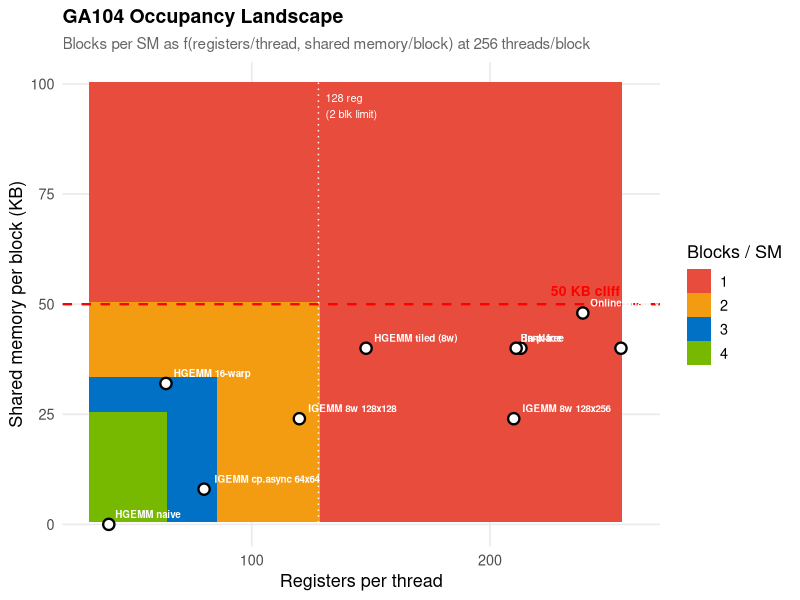
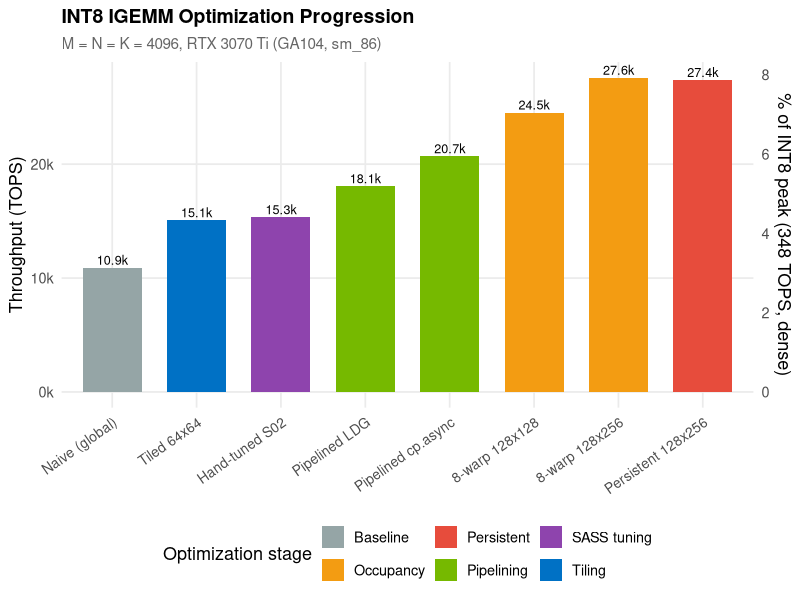
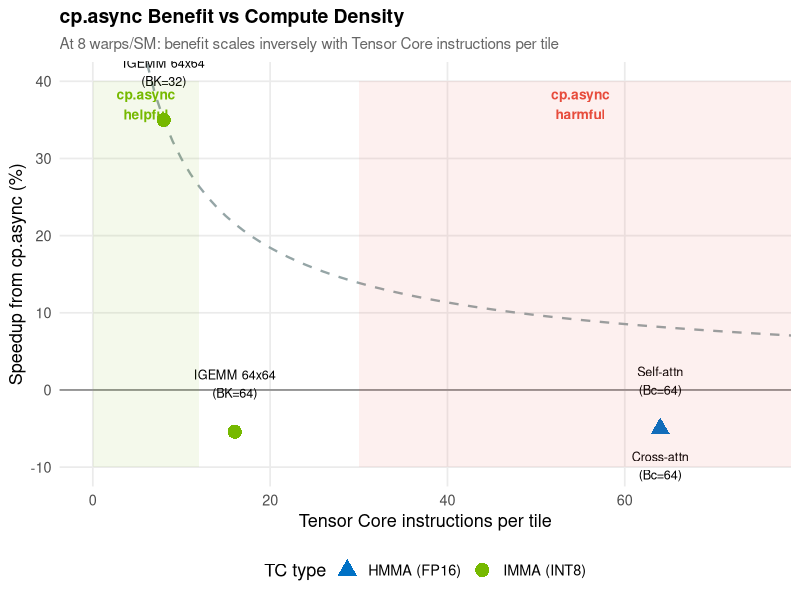
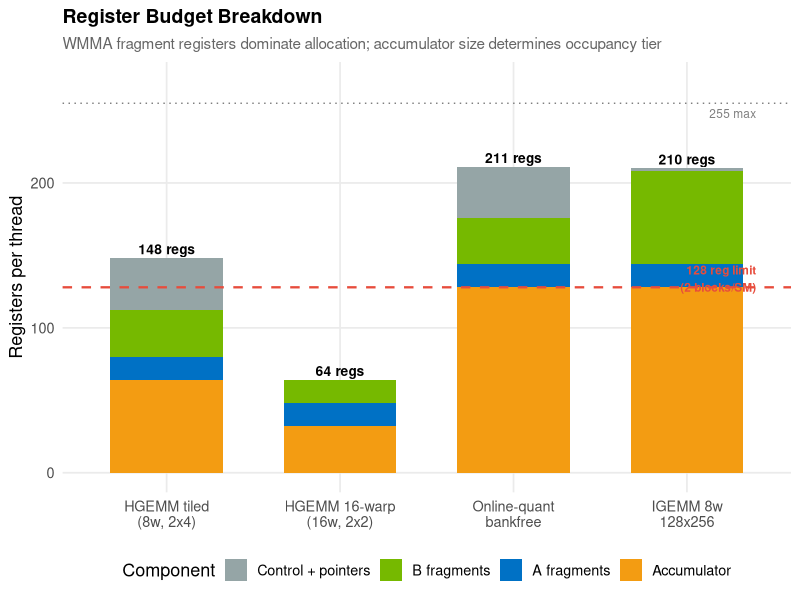
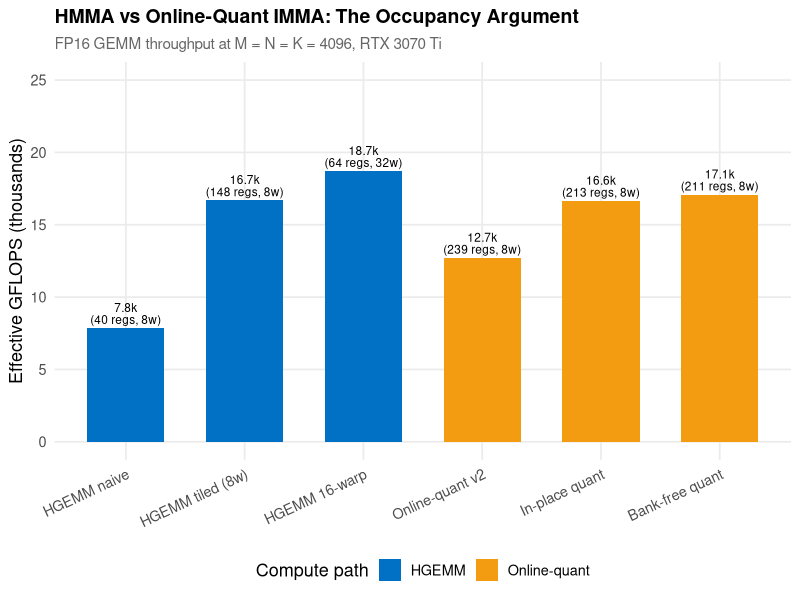
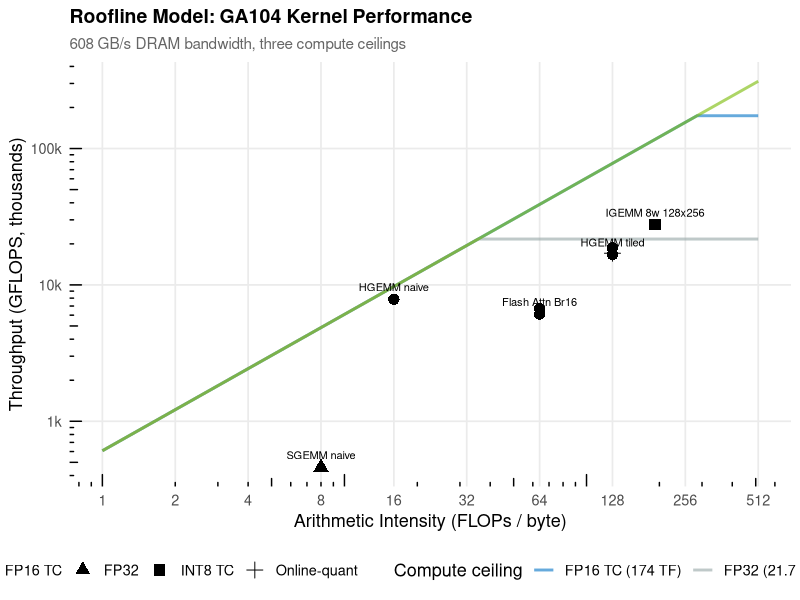
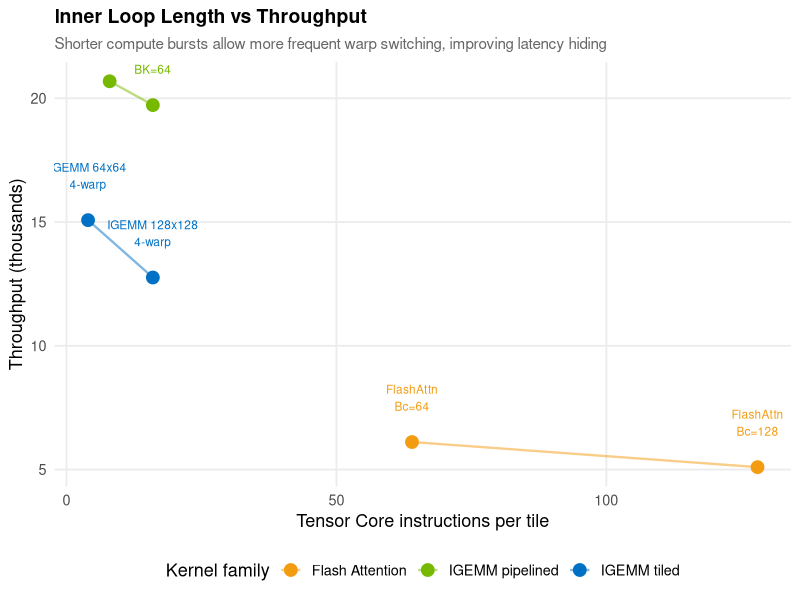

Write the R code that produced these figures, in order.
## ---- chunk 1
library(ggplot2)
library(dplyr)
library(tidyr)
library(scales)

theme_gpu <- theme_minimal(base_size = 13) +
  theme(
    plot.title = element_text(face = "bold", size = 14),
    plot.subtitle = element_text(color = "grey40", size = 11),
    panel.grid.minor = element_blank(),
    legend.position = "bottom",
    strip.text = element_text(face = "bold")
  )
theme_set(theme_gpu)

gpu_green  <- "#76B900"
gpu_blue   <- "#0071C5"
gpu_red    <- "#E74C3C"
gpu_orange <- "#F39C12"
gpu_purple <- "#8E44AD"
gpu_grey   <- "#95A5A6"
## ---- chunk 2
#| fig-cap: "GA104 occupancy model: achievable blocks per SM as a function of registers per thread and shared memory per block. The 50 KB cliff (dashed red) halves occupancy. Kernel variants are plotted at their measured resource usage."

expand_grid <- function(...) tidyr::crossing(...)

occupancy <- expand_grid(
  regs = seq(32, 255, by = 1),
  smem_kb = seq(0, 100, by = 1)
) |>
  mutate(
    max_by_regs = pmin(floor(65536 / (regs * 256)), 4),
    max_by_smem = ifelse(smem_kb == 0, 4, pmin(floor(100 / smem_kb), 4)),
    blocks_per_sm = pmin(max_by_regs, max_by_smem),
    warps_per_sm = blocks_per_sm * 8
  )

kernels <- tibble::tribble(
  ~label,                ~regs, ~smem_kb, ~gflops, ~variant,
  "HGEMM naive",           40,        0,    7849, "HGEMM",
  "HGEMM tiled (8w)",     148,       40,   16687, "HGEMM",
  "HGEMM 16-warp",         64,       32,   18700, "HGEMM",
  "Online-quant v2",      239,       48,   12707, "Online-quant",
  "In-place",             213,       40,   16646, "Online-quant",
  "Bank-free",            211,       40,   17070, "Online-quant",
  "Warp-specialized",     255,       40,   16039, "Online-quant",
  "IGEMM 8w 128x128",     120,       24,   24533, "IGEMM (INT8)",
  "IGEMM 8w 128x256",     210,       24,   27591, "IGEMM (INT8)",
  "IGEMM cp.async 64x64",  80,        8,   20688, "IGEMM (INT8)"
) |>
  mutate(
    blocks = pmin(
      pmin(floor(65536 / (regs * 256)), 4),
      ifelse(smem_kb == 0, 4, pmin(floor(100 / smem_kb), 4))
    ),
    warps = blocks * 8
  )

# Use 256 threads per block for the heatmap (standard for 8-warp blocks)
occupancy_256 <- expand_grid(
  regs = seq(32, 255, by = 1),
  smem_kb = seq(1, 100, by = 1)
) |>
  mutate(
    max_by_regs_256 = pmin(floor(65536 / (regs * 256)), 4),
    max_by_smem = pmin(floor(100 / smem_kb), 4),
    blocks = pmin(max_by_regs_256, max_by_smem),
    warps = blocks * 8
  )

ggplot(occupancy_256, aes(x = regs, y = smem_kb, fill = factor(blocks))) +
  geom_tile() +
  scale_fill_manual(
    values = c("0" = "#2C3E50", "1" = gpu_red, "2" = gpu_orange,
               "3" = gpu_blue, "4" = gpu_green),
    name = "Blocks / SM"
  ) +
  geom_hline(yintercept = 50, linetype = "dashed", color = "red", linewidth = 0.8) +
  annotate("text", x = 240, y = 53, label = "50 KB cliff",
           color = "red", fontface = "bold", size = 3.5) +
  geom_vline(xintercept = 128, linetype = "dotted", color = "white", linewidth = 0.5) +
  annotate("text", x = 131, y = 95, label = "128 reg\n(2 blk limit)",
           color = "white", size = 2.8, hjust = 0) +
  geom_point(data = kernels, aes(x = regs, y = smem_kb),
             shape = 21, size = 3, fill = "white", color = "black", stroke = 1.2) +
  geom_text(data = kernels, aes(x = regs, y = smem_kb, label = label),
            size = 2.5, hjust = -0.1, vjust = -0.8, color = "white", fontface = "bold") +
  labs(
    title = "GA104 Occupancy Landscape",
    subtitle = "Blocks per SM as f(registers/thread, shared memory/block) at 256 threads/block",
    x = "Registers per thread",
    y = "Shared memory per block (KB)"
  ) +
  coord_cartesian(xlim = c(32, 260), ylim = c(0, 100)) +
  theme(legend.position = "right")
## ---- chunk 3
#| fig-cap: "INT8 IGEMM throughput evolution across optimization stages. Each bar represents a distinct kernel variant at M=N=K=4096. The dominant optimization (cp.async pipelining, +35%) exceeds all prior gains combined."

igemm_data <- tibble::tribble(
  ~kernel,                    ~tops,  ~stage,         ~order,
  "Naive (global)",           10897,  "Baseline",         1,
  "Tiled 64x64",              15078,  "Tiling",           2,
  "Hand-tuned S02",           15341,  "SASS tuning",      3,
  "Pipelined LDG",            18054,  "Pipelining",       4,
  "Pipelined cp.async",       20688,  "Pipelining",       5,
  "8-warp 128x128",           24533,  "Occupancy",        6,
  "8-warp 128x256",           27591,  "Occupancy",        7,
  "Persistent 128x256",       27383,  "Persistent",       8
) |>
  mutate(
    kernel = factor(kernel, levels = kernel[order(order)]),
    pct_peak = tops / 348000 * 100,
    vs_naive = tops / 10897
  )

stage_colors <- c(
  "Baseline" = gpu_grey,
  "Tiling" = gpu_blue,
  "SASS tuning" = gpu_purple,
  "Pipelining" = gpu_green,
  "Occupancy" = gpu_orange,
  "Persistent" = gpu_red
)

ggplot(igemm_data, aes(x = kernel, y = tops / 1000, fill = stage)) +
  geom_col(width = 0.7) +
  geom_text(aes(label = sprintf("%.1fk", tops / 1000)),
            vjust = -0.3, size = 3.2) +
  scale_fill_manual(values = stage_colors, name = "Optimization stage") +
  scale_y_continuous(
    labels = label_comma(suffix = "k"),
    sec.axis = sec_axis(~ . / 348 * 100, name = "% of INT8 peak (348 TOPS, dense)")
  ) +
  labs(
    title = "INT8 IGEMM Optimization Progression",
    subtitle = "M = N = K = 4096, RTX 3070 Ti (GA104, sm_86)",
    x = NULL, y = "Throughput (TOPS)"
  ) +
  theme(axis.text.x = element_text(angle = 35, hjust = 1, size = 10))
## ---- chunk 4
#| fig-cap: "cp.async speedup vs compute density per tile. Benefits scale inversely with compute/load ratio: short compute phases (IGEMM, 8 IMMA/tile) gain +35%, while long compute phases (Flash Attention, 64 HMMA/tile) lose 4--5%. The crossover occurs near 16--32 instructions per tile."

cpasync_data <- tibble::tribble(
  ~kernel,          ~tc_per_tile, ~speedup, ~type,
  "IGEMM 64x64\n(BK=32)",      8,   1.35,  "IMMA (INT8)",
  "IGEMM 64x64\n(BK=64)",     16,   0.946, "IMMA (INT8)",
  "Cross-attn\n(Bc=64)",      64,   0.84,  "HMMA (FP16)",
  "Self-attn\n(Bc=64)",       64,   0.95,  "HMMA (FP16)"
)

# Model: benefit ~ 1 / sqrt(tc_per_tile)
model_x <- seq(4, 80, by = 1)
model_y <- 1 + 0.35 * (8 / model_x)^0.7

ggplot(cpasync_data, aes(x = tc_per_tile, y = (speedup - 1) * 100)) +
  geom_line(data = tibble(x = model_x, y = (model_y - 1) * 100),
            aes(x = x, y = y), color = gpu_grey, linewidth = 0.8, linetype = "dashed") +
  geom_hline(yintercept = 0, linetype = "solid", color = "grey50") +
  geom_point(aes(color = type, shape = type), size = 4.5) +
  geom_text(aes(label = kernel), vjust = -1.2, size = 3.2) +
  scale_color_manual(values = c("IMMA (INT8)" = gpu_green, "HMMA (FP16)" = gpu_blue)) +
  scale_shape_manual(values = c("IMMA (INT8)" = 16, "HMMA (FP16)" = 17)) +
  annotate("rect", xmin = 0, xmax = 12, ymin = -10, ymax = 40,
           alpha = 0.08, fill = gpu_green) +
  annotate("text", x = 6, y = 37, label = "cp.async\nhelpful", color = gpu_green,
           fontface = "bold", size = 3.5) +
  annotate("rect", xmin = 30, xmax = 80, ymin = -10, ymax = 40,
           alpha = 0.08, fill = gpu_red) +
  annotate("text", x = 55, y = 37, label = "cp.async\nharmful", color = gpu_red,
           fontface = "bold", size = 3.5) +
  labs(
    title = "cp.async Benefit vs Compute Density",
    subtitle = "At 8 warps/SM: benefit scales inversely with Tensor Core instructions per tile",
    x = "Tensor Core instructions per tile",
    y = "Speedup from cp.async (%)",
    color = "TC type", shape = "TC type"
  ) +
  coord_cartesian(xlim = c(0, 75), ylim = c(-10, 40))
## ---- chunk 5
#| fig-cap: "Register budget breakdown for key kernel variants. The accumulator dominates allocation in all cases. The 16-warp HGEMM achieves 64 registers by halving the warp tile from 2x4 to 2x2, cutting accumulator cost from 64 to 32 registers."

reg_data <- tibble::tribble(
  ~kernel,              ~accumulator, ~a_frag, ~b_frag, ~control, ~total, ~blocks,
  "HGEMM tiled\n(8w, 2x4)",    64,       16,      32,      36,     148,    1,
  "HGEMM 16-warp\n(16w, 2x2)", 32,       16,      16,       0,      64,    2,
  "Online-quant\nbankfree",    128,       16,      32,      35,     211,    1,
  "IGEMM 8w\n128x256",         128,       16,      64,       2,     210,    1
) |>
  mutate(kernel = factor(kernel, levels = kernel))

reg_long <- reg_data |>
  select(kernel, accumulator, a_frag, b_frag, control) |>
  pivot_longer(-kernel, names_to = "component", values_to = "regs") |>
  mutate(component = factor(component,
    levels = c("control", "b_frag", "a_frag", "accumulator"),
    labels = c("Control + pointers", "B fragments", "A fragments", "Accumulator")))

ggplot(reg_long, aes(x = kernel, y = regs, fill = component)) +
  geom_col(width = 0.65) +
  geom_hline(yintercept = 128, linetype = "dashed", color = gpu_red, linewidth = 0.8) +
  annotate("text", x = 4.4, y = 134, label = "128 reg limit\n(2 blocks/SM)",
           color = gpu_red, fontface = "bold", size = 3, hjust = 1) +
  geom_hline(yintercept = 255, linetype = "dotted", color = "grey50") +
  annotate("text", x = 4.4, y = 248, label = "255 max",
           color = "grey50", size = 3, hjust = 1) +
  geom_text(data = reg_data, aes(x = kernel, y = total, label = paste0(total, " regs")),
            vjust = -0.4, size = 3.5, fontface = "bold", inherit.aes = FALSE) +
  scale_fill_manual(
    values = c("Accumulator" = gpu_orange, "A fragments" = gpu_blue,
               "B fragments" = gpu_green, "Control + pointers" = gpu_grey),
    name = "Component"
  ) +
  labs(
    title = "Register Budget Breakdown",
    subtitle = "WMMA fragment registers dominate allocation; accumulator size determines occupancy tier",
    x = NULL, y = "Registers per thread"
  ) +
  coord_cartesian(ylim = c(0, 270))
## ---- chunk 6
#| fig-cap: "FP16 GEMM throughput comparison: pure HGEMM path vs online FP16-to-INT8 quantization path. Both are measured at M=N=K=4096 on the same GPU. The 16-warp HGEMM (not yet measured at full power, projected at +12% over 8-warp) would decisively beat online-quant."

comparison_data <- tibble::tribble(
  ~kernel,                 ~gflops, ~path,           ~regs, ~warps_sm, ~order,
  "HGEMM naive",             7849,  "HGEMM",           40,        8,     1,
  "HGEMM tiled (8w)",       16687,  "HGEMM",          148,        8,     2,
  "HGEMM 16-warp",          18700,  "HGEMM",           64,       32,     3,
  "Online-quant v2",        12707,  "Online-quant",   239,        8,     4,
  "In-place quant",         16646,  "Online-quant",   213,        8,     5,
  "Bank-free quant",        17070,  "Online-quant",   211,        8,     6
) |>
  mutate(kernel = factor(kernel, levels = kernel[order(order)]))

ggplot(comparison_data, aes(x = kernel, y = gflops / 1000, fill = path)) +
  geom_col(width = 0.65) +
  geom_text(aes(label = sprintf("%.1fk\n(%d regs, %dw)",
                                gflops / 1000, regs, warps_sm)),
            vjust = -0.2, size = 3, lineheight = 0.85) +
  scale_fill_manual(
    values = c("HGEMM" = gpu_blue, "Online-quant" = gpu_orange),
    name = "Compute path"
  ) +
  geom_hline(yintercept = 174, linetype = "dashed", color = gpu_grey) +
  annotate("text", x = 1, y = 176, label = "FP16 peak: 174 TFLOPS",
           hjust = 0, color = "grey50", size = 3) +
  labs(
    title = "HMMA vs Online-Quant IMMA: The Occupancy Argument",
    subtitle = "FP16 GEMM throughput at M = N = K = 4096, RTX 3070 Ti",
    x = NULL,
    y = "Effective GFLOPS (thousands)"
  ) +
  theme(axis.text.x = element_text(angle = 25, hjust = 1)) +
  coord_cartesian(ylim = c(0, 25))
## ---- chunk 7
#| fig-cap: "Roofline model for key kernels on GA104. Most kernels operate in the compute-bound regime (right of the ridge point). The gap to the compute ceiling reflects occupancy and scheduling inefficiency, not memory bandwidth."

roofline_kernels <- tibble::tribble(
  ~kernel,              ~ai,   ~gflops,  ~type,
  "SGEMM naive",          8,      461,   "FP32",
  "HGEMM naive",         16,     7849,   "FP16 TC",
  "HGEMM tiled",        128,    16687,   "FP16 TC",
  "HGEMM 16-warp",      128,    18700,   "FP16 TC",
  "Flash Attn Br16",     64,     6112,   "FP16 TC",
  "Conv2d implicit",     64,     6687,   "FP16 TC",
  "IGEMM 8w 128x256",  192,    27591,   "INT8 TC",
  "Online-quant BF",    128,    17070,   "Online-quant"
)

bw <- 608  # GB/s
ridge_fp16 <- 174000 / bw  # AI at which FP16 peak is reached

# Roofline lines
roofline_x <- seq(1, 512, by = 0.5)
fp16_roof <- pmin(roofline_x * bw, 174000)
int8_roof <- pmin(roofline_x * bw, 348000)
fp32_roof <- pmin(roofline_x * bw, 21700)

roof_df <- tibble(
  ai = rep(roofline_x, 3),
  gflops = c(fp32_roof, fp16_roof, int8_roof),
  ceiling = rep(c("FP32 (21.7 TF)", "FP16 TC (174 TF)", "INT8 TC (348 TOP)"),
                each = length(roofline_x))
)

ggplot() +
  geom_line(data = roof_df, aes(x = ai, y = gflops / 1000, color = ceiling),
            linewidth = 1, alpha = 0.6) +
  geom_point(data = roofline_kernels,
             aes(x = ai, y = gflops / 1000, shape = type), size = 3.5) +
  geom_text(data = roofline_kernels,
            aes(x = ai, y = gflops / 1000, label = kernel),
            vjust = -1, size = 2.8, check_overlap = TRUE) +
  scale_x_log10(breaks = c(1, 2, 4, 8, 16, 32, 64, 128, 256, 512)) +
  scale_y_log10(labels = label_comma(suffix = "k")) +
  scale_color_manual(values = c(
    "FP32 (21.7 TF)" = gpu_grey,
    "FP16 TC (174 TF)" = gpu_blue,
    "INT8 TC (348 TOP)" = gpu_green
  )) +
  annotation_logticks(sides = "bl") +
  labs(
    title = "Roofline Model: GA104 Kernel Performance",
    subtitle = "608 GB/s DRAM bandwidth, three compute ceilings",
    x = "Arithmetic Intensity (FLOPs / byte)",
    y = "Throughput (GFLOPS, thousands)",
    color = "Compute ceiling",
    shape = "Kernel type"
  )
## ---- chunk 8
#| fig-cap: "Inner loop length vs performance across multiple kernel families. In every case, shorter loops (fewer Tensor Core instructions between synchronization points) outperform longer loops at the same occupancy level."

loop_data <- tibble::tribble(
  ~kernel,              ~tc_per_tile,  ~perf,     ~family,
  "IGEMM 64x64\nBK=32",        8,     20688,     "IGEMM pipelined",
  "IGEMM 64x64\nBK=64",       16,     19725,     "IGEMM pipelined",
  "IGEMM 128x128\n4-warp",    16,     12760,     "IGEMM tiled",
  "IGEMM 64x64\n4-warp",       4,     15078,     "IGEMM tiled",
  "FlashAttn\nBc=64",         64,      6112,     "Flash Attention",
  "FlashAttn\nBc=128",       128,      5098,     "Flash Attention"
)

ggplot(loop_data, aes(x = tc_per_tile, y = perf / 1000, color = family)) +
  geom_point(size = 4) +
  geom_line(aes(group = family), linewidth = 0.8, alpha = 0.5) +
  geom_text(aes(label = kernel), vjust = -1.2, size = 3, show.legend = FALSE) +
  scale_color_manual(values = c(
    "IGEMM pipelined" = gpu_green,
    "IGEMM tiled" = gpu_blue,
    "Flash Attention" = gpu_orange
  )) +
  labs(
    title = "Inner Loop Length vs Throughput",
    subtitle = "Shorter compute bursts allow more frequent warp switching, improving latency hiding",
    x = "Tensor Core instructions per tile",
    y = "Throughput (thousands)",
    color = "Kernel family"
  )
